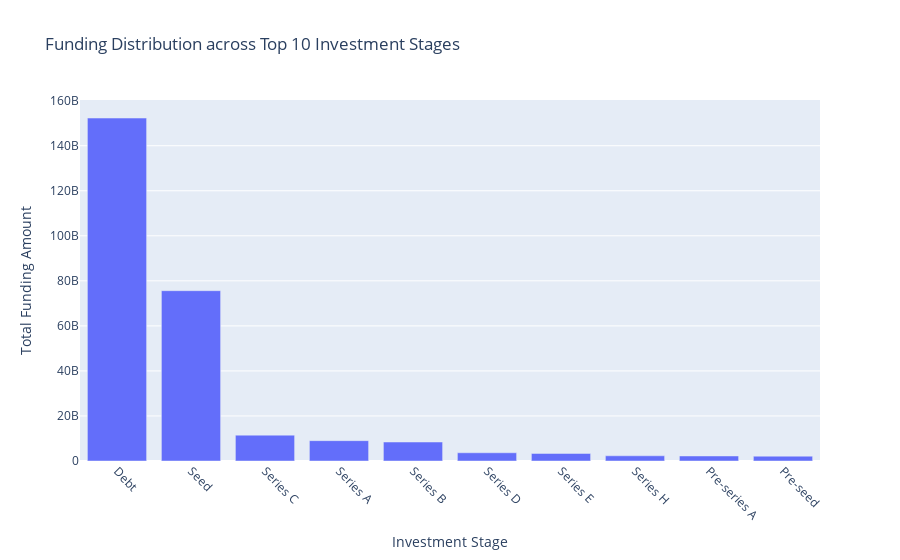

Source (notebook cell):
### Markdown cell above
3. Stage Analysis:
What is the distribution of funding across different investment stages (e.g., Pre-seed, Seed, Series A)?

### Code cell
# Calculate total funding amount for each investment stage
total_funding_by_stage = df_combined.groupby('Stage')['Amount'].sum().reset_index()

# Sort the investment stages by total funding amount in descending order
total_funding_by_stage = total_funding_by_stage.sort_values('Amount', ascending=False)

# Print the investment stages by total funding amount
print("Investment Stages by Total Funding Amount:")
print(total_funding_by_stage)

# Select the top 10 stages
top_10_stages = total_funding_by_stage.head(10)

# Visualize the funding distribution across the top 10 investment stages
fig = px.bar(top_10_stages, x='Stage', y='Amount',
             title='Funding Distribution across Top 10 Investment Stages',
             labels={'Stage': 'Investment Stage', 'Amount': 'Total Funding Amount'})

# Rotate the x-axis tick labels
fig.update_xaxes(tickangle=45)

# Show the plot
fig.show()

### Figure 1 — Plotly figure (JSON) as saved in the notebook; plotly's stock layout.template omitted (floating-point values rounded to 4 significant figures)
{"data": [{"alignmentgroup": "True", "hovertemplate": "Investment Stage=%{x}<br>Total Funding Amount=%{y}<extra></extra>", "legendgroup": "", "marker": {"color": "#636efa", "pattern": {"shape": ""}}, "name": "", "offsetgroup": "", "orientation": "v", "showlegend": false, "textposition": "auto", "type": "bar", "x": ["Debt", "Seed", "Series C", "Series A", "Series B", "Series D", "Series E", "Series H", "Pre-series A", "Pre-seed"], "xaxis": "x", "y": [152286627000, 75628366491, 11487208528, 9035629000, 8434891100, 3656102700, 3358153000, 2312500000, 2235428000, 2151130000], "yaxis": "y"}], "layout": {"barmode": "relative", "legend": {"tracegroupgap": 0}, "title": {"text": "Funding Distribution across Top 10 Investment Stages"}, "xaxis": {"anchor": "y", "domain": [0, 1], "tickangle": 45, "title": {"text": "Investment Stage"}}, "yaxis": {"anchor": "x", "domain": [0, 1], "title": {"text": "Total Funding Amount"}}}}
